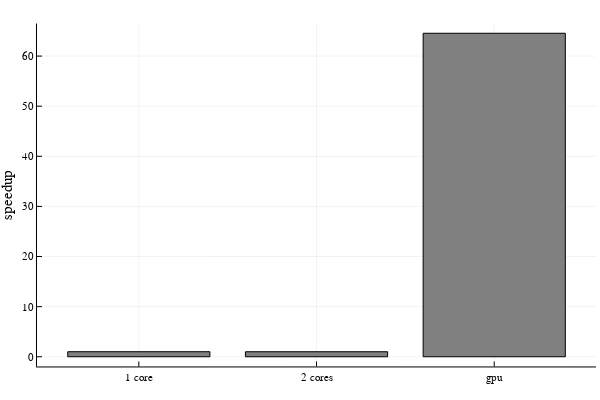

Notebook cell for this chart:
### Markdown cell above
Let's try to figure out what this is doing! In simple terms, this will call the Julia function kernel **length(A)** times in parallel on the GPU. Each parallel invocation of kernel has a thread index, which we can use to safely index into the arrays A and B. If we calculated our own indices instead of using linear_index, we'd need to make sure that we don't have multiple threads reading and writing to the same array locations. So, if we wrote this in pure Julia with threads, an equivalent version would look like this:

### Code cell
using BenchmarkTools
function threadded_map!(f::Function, A::Array, B::Array)
    Threads.@threads for i in 1:length(A)
        A[i] = f(B[i])
    end
  A
end
x, y = rand(10^7), rand(10^7)
kernel(y) = (y / 33f0) * (732.f0/y)
# on the cpu without threads:
single_t = @belapsed map!($kernel, $x, $y)

# "on the CPU with 4 threads (2 real cores):
thread_t = @belapsed threadded_map!($kernel, $x, $y)

# on the GPU:
xgpu, ygpu = cu(x), cu(y)
gpu_t = @belapsed begin
  map!($kernel, $xgpu, $ygpu)
  GPUArrays.synchronize($xgpu)
end
times = [single_t, thread_t, gpu_t]
speedup = maximum(times) ./ times
println("speedup: $speedup")
bar(["1 core", "2 cores", "gpu"], speedup, legend = false, fillcolor = :grey, ylabel = "speedup")

### Figure 1 — Plotly figure (JSON) as saved in the notebook; plotly's stock layout.template omitted (floating-point values rounded to 4 significant figures)
{"data": [{"fill": "tozeroy", "fillcolor": "rgba(128, 128, 128, 1.000)", "hoverinfo": "none", "legendgroup": "y1", "line": {"color": "rgba(0, 0, 0, 1.000)", "dash": "solid", "width": 1}, "mode": "lines", "name": "y1", "showlegend": true, "type": "scatter", "x": [0.1, 0.1, 0.9, 0.9, 0.1, 0.1], "xaxis": "x1", "y": [1.006, 0, 0, 1.006, 1.006, 1.006], "yaxis": "y1"}, {"fill": "tozeroy", "fillcolor": "rgba(128, 128, 128, 1.000)", "hoverinfo": "none", "legendgroup": "y1", "line": {"color": "rgba(0, 0, 0, 1.000)", "dash": "solid", "width": 1}, "mode": "lines", "name": "y1", "showlegend": false, "type": "scatter", "x": [1.1, 1.1, 1.9, 1.9, 1.1, 1.1], "xaxis": "x1", "y": [1, 0, 0, 1, 1, 1], "yaxis": "y1"}, {"fill": "tozeroy", "fillcolor": "rgba(128, 128, 128, 1.000)", "hoverinfo": "none", "legendgroup": "y1", "line": {"color": "rgba(0, 0, 0, 1.000)", "dash": "solid", "width": 1}, "mode": "lines", "name": "y1", "showlegend": false, "type": "scatter", "x": [2.1, 2.1, 2.9, 2.9, 2.1, 2.1], "xaxis": "x1", "y": [64.56, 0, 0, 64.56, 64.56, 64.56], "yaxis": "y1"}], "layout": {"annotations": [], "height": 400, "margin": {"b": 20, "l": 0, "r": 0, "t": 20}, "paper_bgcolor": "rgba(255, 255, 255, 1.000)", "plot_bgcolor": "rgba(255, 255, 255, 1.000)", "showlegend": false, "width": 600, "xaxis": {"anchor": "y1", "domain": [0.06165, 0.9934], "gridcolor": "rgba(0, 0, 0, 0.100)", "gridwidth": 0.5, "linecolor": "rgba(0, 0, 0, 1.000)", "mirror": false, "range": [-0.07304, 3.073], "showgrid": true, "showline": true, "showticklabels": true, "tickangle": 0, "tickcolor": "rgb(0, 0, 0)", "tickfont": {"color": "rgba(0, 0, 0, 1.000)", "family": "sans-serif", "size": 11}, "tickmode": "array", "ticks": "inside", "ticktext": ["1 core", "2 cores", "gpu"], "tickvals": [0.5, 1.5, 2.5], "title": "", "titlefont": {"color": "rgba(0, 0, 0, 1.000)", "family": "sans-serif", "size": 15}, "type": "-", "visible": true, "zeroline": false, "zerolinecolor": "rgba(0, 0, 0, 1.000)"}, "yaxis": {"anchor": "x1", "domain": [0.03762, 0.9902], "gridcolor": "rgba(0, 0, 0, 0.100)", "gridwidth": 0.5, "linecolor": "rgba(0, 0, 0, 1.000)", "mirror": false, "range": [-1.937, 66.49], "showgrid": true, "showline": true, "showticklabels": true, "tickangle": 0, "tickcolor": "rgb(0, 0, 0)", "tickfont": {"color": "rgba(0, 0, 0, 1.000)", "family": "sans-serif", "size": 11}, "tickmode": "array", "ticks": "inside", "ticktext": ["0", "10", "20", "30", "40", "50", "60"], "tickvals": [0, 10, 20, 30, 40, 50, 60], "title": "speedup", "titlefont": {"color": "rgba(0, 0, 0, 1.000)", "family": "sans-serif", "size": 15}, "type": "-", "visible": true, "zeroline": false, "zerolinecolor": "rgba(0, 0, 0, 1.000)"}}}
